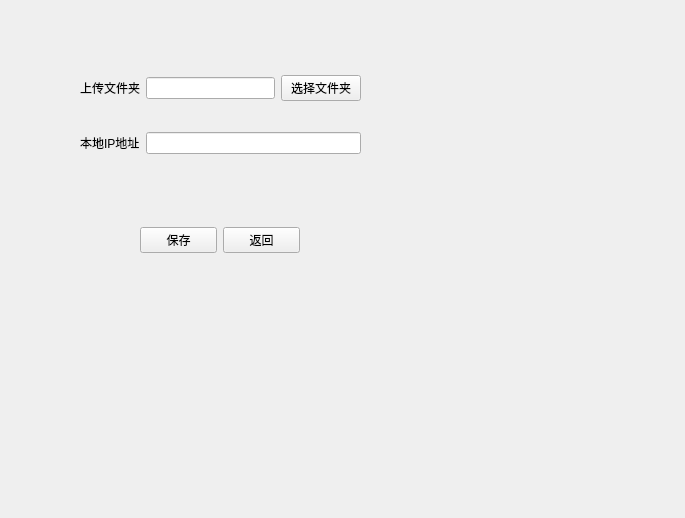
<?xml version="1.0" encoding="UTF-8"?>
<ui version="4.0">
 <class>ConfigWidget</class>
 <widget class="QWidget" name="ConfigWidget">
  <property name="geometry">
   <rect>
    <x>0</x>
    <y>0</y>
    <width>685</width>
    <height>518</height>
   </rect>
  </property>
  <property name="windowTitle">
   <string>Form</string>
  </property>
  <widget class="QWidget" name="gridLayoutWidget">
   <property name="geometry">
    <rect>
     <x>80</x>
     <y>50</y>
     <width>281</width>
     <height>131</height>
    </rect>
   </property>
   <layout class="QGridLayout" name="gridLayout">
    <item row="0" column="1">
     <widget class="QLineEdit" name="uploadDir">
      <property name="readOnly">
       <bool>false</bool>
      </property>
     </widget>
    </item>
    <item row="0" column="0">
     <widget class="QLabel" name="label">
      <property name="text">
       <string>上传文件夹</string>
      </property>
     </widget>
    </item>
    <item row="0" column="2">
     <widget class="QPushButton" name="selectUploadDirBtn">
      <property name="text">
       <string>选择文件夹</string>
      </property>
     </widget>
    </item>
    <item row="1" column="0">
     <widget class="QLabel" name="label_2">
      <property name="text">
       <string>本地IP地址</string>
      </property>
     </widget>
    </item>
    <item row="1" column="1" colspan="2">
     <widget class="QLineEdit" name="localIp"/>
    </item>
   </layout>
  </widget>
  <widget class="QWidget" name="horizontalLayoutWidget">
   <property name="geometry">
    <rect>
     <x>140</x>
     <y>200</y>
     <width>160</width>
     <height>80</height>
    </rect>
   </property>
   <layout class="QHBoxLayout" name="horizontalLayout">
    <item>
     <widget class="QPushButton" name="saveBtn">
      <property name="text">
       <string>保存</string>
      </property>
     </widget>
    </item>
    <item>
     <widget class="QPushButton" name="returnBtn">
      <property name="text">
       <string>返回</string>
      </property>
     </widget>
    </item>
   </layout>
  </widget>
 </widget>
 <resources/>
 <connections/>
</ui>
